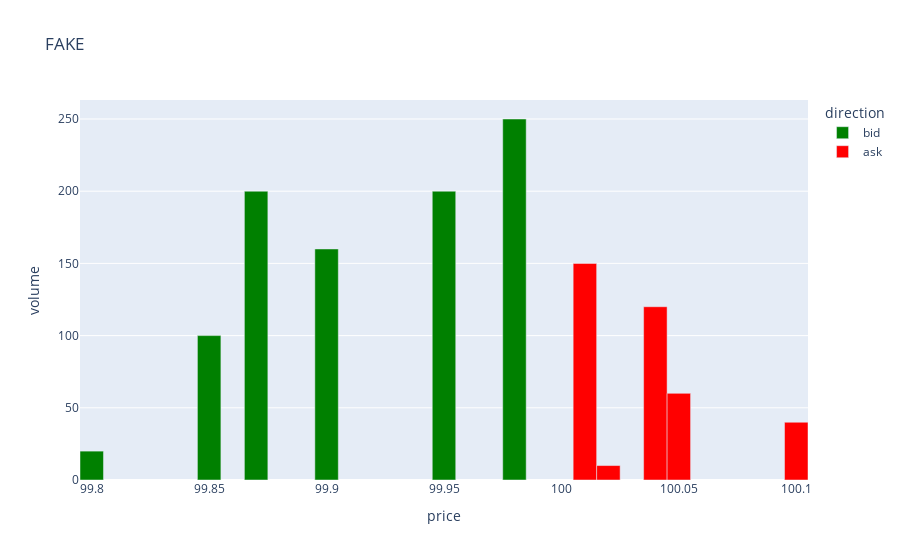

Notebook source saved alongside this figure:
### Markdown cell above
## Market orders

### Code cell
market_order = get_market_order(direction="ask", volume=150, timestamp=ts)
ts += delta
exchange.process_order(market_order)
visualise_orderbook(exchange.orderbook)

### Figure 1 — Plotly figure (JSON) as saved in the notebook; plotly's stock layout.template omitted (floating-point values rounded to 4 significant figures)
{"data": [{"alignmentgroup": "True", "hovertemplate": "direction=bid<br>price=%{x}<br>volume=%{y}<extra></extra>", "legendgroup": "bid", "marker": {"color": "green", "pattern": {"shape": ""}}, "name": "bid", "offsetgroup": "bid", "orientation": "v", "showlegend": true, "textposition": "auto", "type": "bar", "width": 0.01, "x": [99.98, 99.95, 99.9, 99.87, 99.85, 99.8], "xaxis": "x", "y": [250, 200, 160, 200, 100, 20], "yaxis": "y"}, {"alignmentgroup": "True", "hovertemplate": "direction=ask<br>price=%{x}<br>volume=%{y}<extra></extra>", "legendgroup": "ask", "marker": {"color": "red", "pattern": {"shape": ""}}, "name": "ask", "offsetgroup": "ask", "orientation": "v", "showlegend": true, "textposition": "auto", "type": "bar", "width": 0.01, "x": [100.0, 100.0, 100.0, 100.0, 100.1], "xaxis": "x", "y": [150, 10, 120, 60, 40], "yaxis": "y"}], "layout": {"barmode": "relative", "legend": {"title": {"text": "direction"}, "tracegroupgap": 0}, "title": {"text": "FAKE"}, "xaxis": {"anchor": "y", "domain": [0, 1], "title": {"text": "price"}}, "yaxis": {"anchor": "x", "domain": [0, 1], "title": {"text": "volume"}}}}
